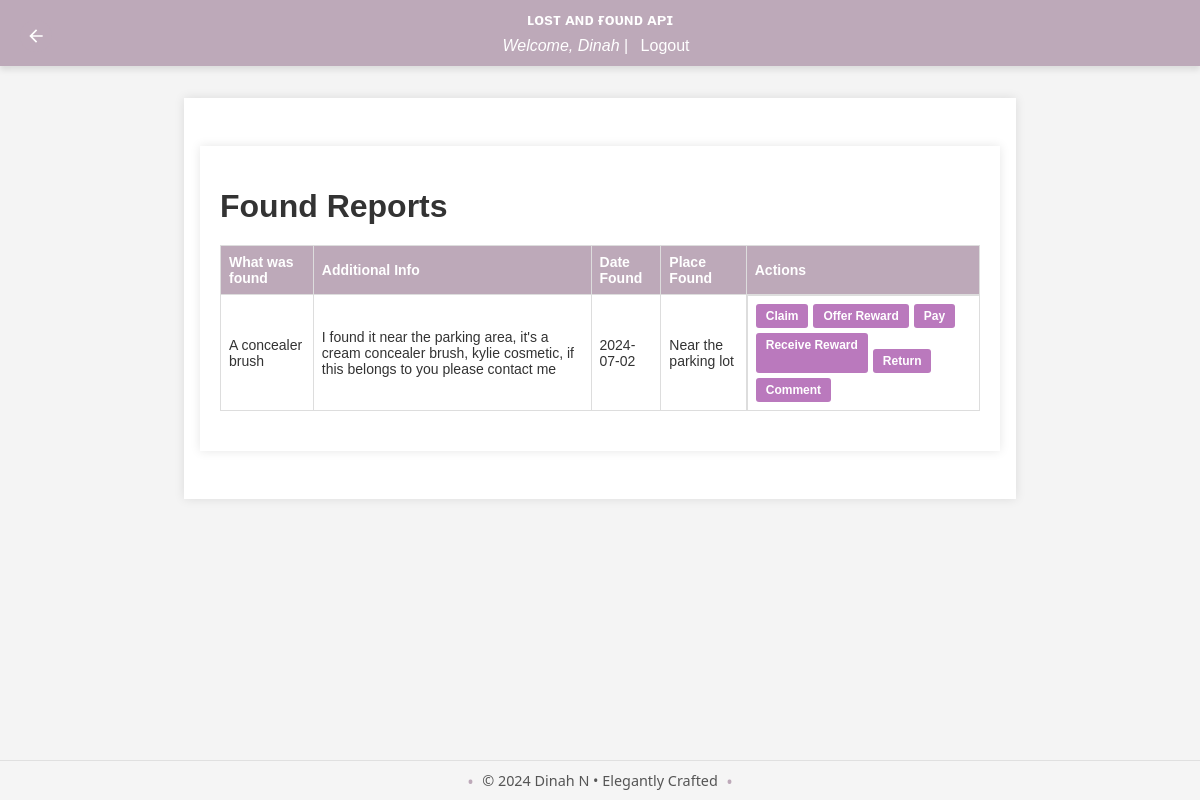
The page /report/list_found_reports (signed in) on the database its author committed.
### app/models/user.py (models this page shows, shortened)
class User(db.Model, UserMixin):
    id = db.Column(db.Integer, primary_key=True)
    username = db.Column(db.String(150), unique=True, nullable=False)
    email = db.Column(db.String(150), unique=True, nullable=False)
    password_hash = db.Column(db.String(150), nullable=False)
    role = db.Column(db.String(50), nullable=False, default='user')
    lost_reports = db.relationship('LostReport', back_populates='user', lazy=True)
    found_reports = db.relationship('FoundReport', back_populates='user', lazy=True)
    claims = db.relationship('Claim', back_populates='claim_user', lazy=True)
    rewards_received = db.relationship('Reward', foreign_keys='Reward.receiver_id', back_populates='receiver', lazy=True)
    rewards_paid = db.relationship('Reward', foreign_keys='Reward.payer_id', back_populates='payer', lazy=True)
    reset_tokens = db.relationship('PasswordResetToken', back_populates='user', lazy=True)
    comments = db.relationship('Comment', back_populates='user')
    @property
    def password(self):
        raise AttributeError('password is not a readable attribute')

### app/models/found_report.py (models this page shows, shortened)
class FoundReport(db.Model):
    id = db.Column(db.Integer, primary_key=True)
    user_id = db.Column(db.Integer, db.ForeignKey('user.id'), nullable=False)
    item_id = db.Column(db.Integer, db.ForeignKey('item.id'), nullable=False)
    item_name = db.Column(db.String(150), nullable=True)
    description = db.Column(db.String(255), nullable=True)
    date_found = db.Column(db.Date, nullable=False)
    time_found = db.Column(db.Time, nullable=False)
    primary_color = db.Column(db.String(50), nullable=True)
    secondary_color = db.Column(db.String(50), nullable=True)
    place_found = db.Column(db.String(255), nullable=False)
    upload_image = db.Column(db.String(250), nullable=True)
    contact = db.Column(db.String(255), nullable=True)  # Contact information
    user = db.relationship('User', back_populates='found_reports')
    item = db.relationship('Item', back_populates='found_reports')
    claims = db.relationship('Claim', back_populates='found_report')
    rewards = db.relationship('Reward', back_populates='found_report')

### app/routes/report.py (the view)
@bp.route('/list_found_reports', methods=['GET'])
@login_required
def list_all_found_reports():
    found_reports = FoundReport.query.all()
    return render_template('list_found_reports.html', found_reports=found_reports)

### app/__init__.py (called while the page is built)
def create_app():
    app = Flask(__name__)
    load_dotenv()
    app.config['SECRET_KEY'] = os.environ.get('FLASK_SECRET_KEY', secrets.token_hex(16))
    app.config.from_object('config.Config')
    app.config.from_pyfile('config.py', silent=True)
    register_extensions(app)
    register_blueprints(app)
    configure_cors(app)
    @app.before_request
    def method_override():
        if request.method == 'POST':
            method = request.form.get('_method')
            if method:
                method = method.upper()
                if method in ['PUT', 'DELETE']:
                    request.environ['REQUEST_METHOD'] = method
    return app

def register_extensions(app):
    db.init_app(app)
    migrate.init_app(app, db)
    bcrypt.init_app(app)
    login_manager.init_app(app)
    mail.init_app(app)
    @login_manager.user_loader
    def load_user(user_id):
        return user.User.query.get(int(user_id))

### app/templates/list_found_reports.html (shortened to what this page needs)
{% extends 'base.html' %}
{% block content %}
<main class="found-reports-container">
    <a href="{{ url_for('user.dashboard') }}" class="back-button" title="Back to Dashboard">
        <svg xmlns="http://www.w3.org/2000/svg" viewBox="0 0 24 24" fill="currentColor" width="24" height="24">
            <path d="M20 11H7.83l5.59-5.59L12 4l-8 8 8 8 1.41-1.41L7.83 13H20v-2z"/>
        </svg>
    </a>
    <h1>Found Reports</h1>
    <div class="table-responsive">
        <table class="found-reports-table">
            <thead>
                <tr>
                    <th>What was found</th>
                    <th>Additional Info</th>
                    <th>Date Found</th>
                    <th>Place Found</th>
                    <th>Actions</th>
                </tr>
            </thead>
            <tbody>
                {% for report in found_reports %}
                <tr>
                    <td>{{ report.item_name }}</td>
                    <td>{{ report.description }}</td>
                    <td>{{ report.date_found.strftime('%Y-%m-%d') }}</td>
                    <td>{{ report.place_found }}</td>
                    <td class="action-buttons">
                        <a href="{{ url_for('report.initiate_claim', found_report_id=report.id) }}" class="btn">Claim</a>
                        <a href="{{ url_for('report.offer_reward', found_report_id=report.id) }}" class="btn">Offer Reward</a>
                        <a href="{{ url_for('report.pay_reward', found_report_id=report.id) }}" class="btn">Pay</a>
                        <a href="{{ url_for('report.receive_reward', found_report_id=report.id) }}" class="btn">Receive Reward</a>
                        <form action="{{ url_for('report.return_item', found_report_id=report.id) }}" method="post">
                            <button type="submit" class="btn">Return</button>
                        </form>
                        <a href="{{ url_for('report.provide_comment', item_id=report.item_id) }}" class="btn">Comment</a>
                    </td>
                </tr>
                {% endfor %}
            </tbody>
        </table>
    </div>
</main>
{% endblock %}

### app/templates/base.html (shortened to what this page needs)
<!DOCTYPE html>
<html lang="en">
<head>
    <link rel="stylesheet" href="{{ url_for('static', filename='styles.css') }}">
</head>
<body>
    <header>
        <h1>ʟᴏsᴛ ᴀɴᴅ ғᴏᴜɴᴅ ᴀᴘɪ</h1>
        {% if current_user.is_authenticated %}
            <p><i>Welcome, {{ current_user.username }}</i> | <a href="{{ url_for('auth.logout') }}">Logout</a></p>
        {% else %}
            <p>
                <a href="{{ url_for('auth.login') }}">Login</a> |
                <a href="{{ url_for('auth.register') }}">Sign Up</a>
            </p>
        {% endif %}
    </header>
    <main>
        {% block content %}{% endblock %}
    </main>
    <footer>
        <p>&copy; 2024 Dinah N • Elegantly Crafted</p>
    </footer>
</body>
</html>

### app/static/styles.css (style rules this page uses)
body { font-family: 'Roboto', sans-serif; margin: 0; padding: 0; background-color: #f9f9f9; color: #333; }
.back-button { position: absolute; top: 20px; left: 20px; background-color: #bda9b9; color: white; width: 32px; height: 32px; border-radius: 50%; display: flex; justify-content: center; align-items: center; text-decoration: none; transition: background-color 0.3s ease; }
.back-button svg { width: 20px; height: 20px; }
header { background-color: #e7cbe1; color: #ecf0f1; padding: 20px 0; box-shadow: 0 4px 6px rgba(0, 0, 0, 0.1); }
header h1 { margin: 0; text-align: center; font-size: 1.0rem; }
main { padding: 40px; max-width: 1200px; margin: 0 auto; }
.btn { display: inline-block; padding: 12px 20px; border: none; border-radius: 5px; background-color: #ac75a7; color: #fff; font-size: 1rem; font-weight: 600; text-align: center; text-decoration: none; cursor: pointer; transition: background-color 0.3s, transform 0.2s; }
footer { background-color: #e7cbe1; color: #ecf0f1; text-align: center; padding: 20px 0; position: fixed; bottom: 0; width: 100%; }
table { width: 100%; border-collapse: collapse; margin-bottom: 20px; }
table th, table td { padding: 12px; border: 1px solid #ddd; text-align: left; }
table th { background-color: #caa6c8; color: #fff; }
table td a { color: #d6bdda; text-decoration: none; }
button { border: none; border-radius: 5px; padding: 10px 20px; cursor: pointer; }

### app/templates/base.html (style rules this page uses)
body { font-family: Arial, sans-serif; background-color: #f4f4f4; margin: 0; padding: 0; }
header { background-color: #bda9b9; color: white; padding: 0.7rem; text-align: center; }
header p { margin: 0.5rem 0 0; }
header a { color: white; text-decoration: none; margin: 0 0.5rem; }
main { max-width: 800px; margin: 2rem auto; padding: 1rem; background-color: white; box-shadow: 0 0 10px rgba(0, 0, 0, 0.1); }
form { display: flex; flex-direction: column; }
form button { margin-top: 1rem; padding: 0.3rem; background-color: #daa0da; color: white; border: none; cursor: pointer; }
footer { background-color: whitesmoke; text-align: center; padding: 10px 0; font-family: 'Segoe UI', Tahoma, Geneva, Verdana, sans-serif; font-size: 0.9em; color: #555; border-top: 1px solid #e0e0e0; }
footer p { margin: 0; display: inline-block; position: relative; }
footer p::before, footer p::after { content: "•"; color: #bda9b9; font-size: 1.2em; position: absolute; top: 50%; transform: translateY(-50%); }
footer p::before { left: -15px; }
footer p::after { right: -15px; }

### app/templates/list_found_reports.html (style rules this page uses)
.found-reports-container { padding: 20px; max-width: 100%; overflow-x: auto; }
.found-reports-container h1 { margin-bottom: 20px; }
.back-button { position: absolute; top: 20px; left: 20px; background-color: #bda9b9; color: white; width: 32px; height: 32px; border-radius: 50%; display: flex; justify-content: center; align-items: center; text-decoration: none; transition: background-color 0.3s ease; }
.back-button svg { width: 20px; height: 20px; }
.table-responsive { overflow-x: auto; }
.found-reports-table { width: 100%; border-collapse: collapse; font-size: 14px; }
.found-reports-table th, .found-reports-table td { border: 1px solid #ddd; padding: 8px; text-align: left; }
.found-reports-table th { background-color: #bda9b9; color: white; }
.action-buttons { display: flex; flex-wrap: wrap; gap: 5px; }
.btn { padding: 5px 10px; background-color: #ba79bd; color: white; text-decoration: none; border-radius: 3px; font-size: 12px; white-space: nowrap; }

### rows shown on the page
User: username "Dinah"
FoundReport: item_name "A concealer brush", description "I found it near the parking area, it's a cream concealer brush, kylie cosmetic, if this belongs to you please contact me", date_found "2024-07-02", place_found "Near the parking lot"
